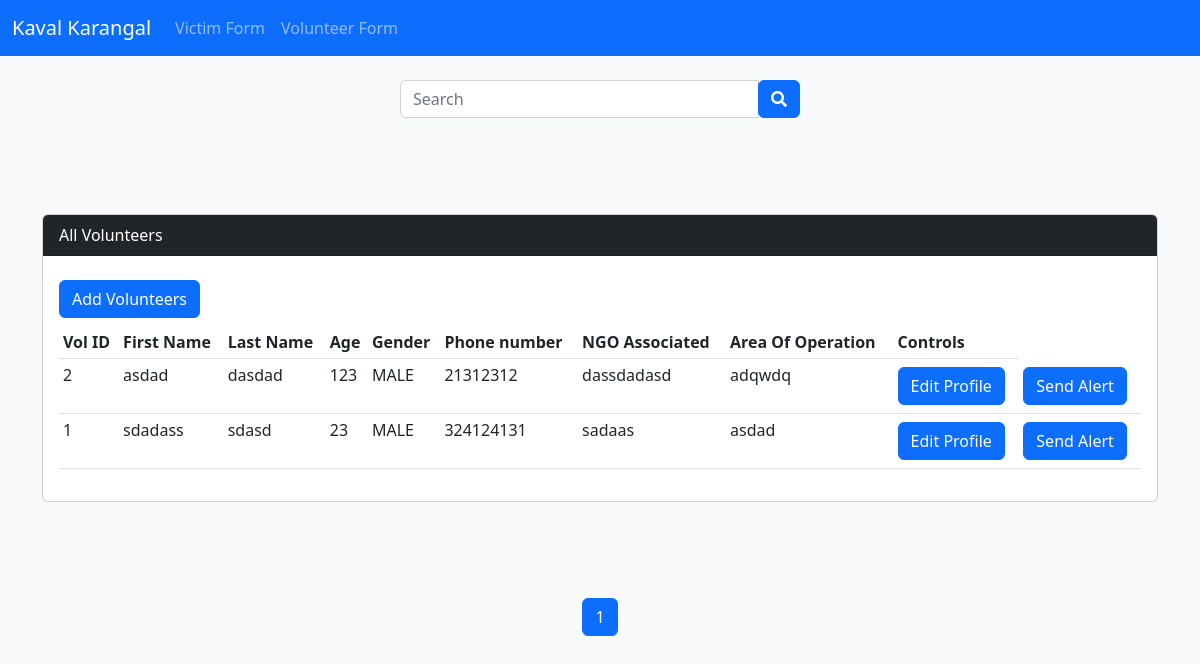
The app's page /volunteers/index/ with its own data.
### volunteers/models.py (models this page shows, shortened)
class volunteer_profiles(models.Model):
    GENDER_LISTS=(
        ('MALE','MALE'),
        ('FEMALE','FEMALE'),
        ('OTHER','OTHER')
    )
    id = models.CharField(max_length=22, primary_key=True, default=shortuuid.uuid, editable=False)
    first_name = models.CharField(max_length=50)
    last_name = models.CharField(max_length=50)
    age = models.IntegerField()
    gender = models.CharField(max_length=20,choices=GENDER_LISTS)
    phone_number = models.IntegerField(default=0)
    ngo_association = models.CharField(max_length=100)
    area_of_operation = models.CharField(max_length=100)
    class Meta:
        verbose_name = "Volunteer Profile"

### volunteers/views.py (the view, shortened to what this page needs)
# urls.py: path("index", index, name="index"),
def index(request):
    chk = request.GET.get('search')
    volunteers = volunteer_profiles.objects.all().order_by('-id')
    q = Paginator(volunteer_profiles.objects.all(),10)
    page = request.GET.get('page')
    vols = q.get_page(page)
    return render(request,"volunteers/index.html",{"volunteers":volunteers,'vols':vols})

### volunteers/templates/volunteers/index.html (shortened to what this page needs)
{% extends "layout/base.html" %}
{% block content %}
<br>
<div class="container d-flex justify-content-center">
	<div>
        <form action="/volunteers/index/" method="GET">
		<div class="input-group mb-5" style="width: 400px;" >
			<input type="text" class="form-control" placeholder="Search" name="search">
		    <div class="input-group-append"><button class="btn btn-primary"><i class="fas fa-search"></i></button></div>
	    </div>
        </form>
    </div>
</div>
<div class="container my-5">
    <div class="card">
        <div class="card-header bg-dark text-white ">All Volunteers </div>
        <div class="card-body">
            <a class="btn btn-primary my-2" href="{% url 'volunteers:add' %}">Add Volunteers</a>
            <table class="table table-hover table-sm">
                <thead>
                    <tr>
                        <th>Vol ID</th>
                        <th>First Name</th>
                        <th>Last Name</th>
                        <th>Age</th>
                        <th>Gender</th>
                        <th>Phone number</th>
                        <th>NGO Associated</th>
                        <th>Area Of Operation</th>
                        <th>Controls</th>
                    </tr>
                </thead>
                <tbody>
                    {% for volunteer in volunteers %}
                    <tr>
                        <td>{{volunteer.id}}</td>
                        <td>{{volunteer.first_name}}</td>
                        <td>{{volunteer.last_name}}</td>
                        <td>{{volunteer.age}}</td>
                        <td>{{volunteer.gender}}</td>
                        <td>{{volunteer.phone_number}}</td>
                        <td>{{volunteer.ngo_association }}</td>
                        <td>{{volunteer.area_of_operation }}</td>
                        <td> <a class="btn btn-primary my-1" href="{% url 'volunteers:update_view' volunteer.id %}">Edit Profile</a></td>
                        <td> <a class="btn btn-primary my-1" href="{% url 'volunteers:add' %}">Send Alert</a></td>
                    </tr>
                    {% endfor %}
                </tbody>
            </table>
        </div>
        </div>
    </div>
<br/></br/>
<nav aria-label="Page navigation example">
    <ul class="pagination justify-content-center">
{% for i in vols.paginator.page_range %}
{% if vols.number == i %}
<li class="page-item active"><span class="page-link">{{ i }}</span class="sr-only"></li>
{% elif i > vols.number|add:'-2' and i < vols.number|add:'2' %}
<li class="page-item"><a href="/volunteers/index?page={{ i }}" class="page-link">{{ i }}</a></li>
{% endif %}
{% endfor %}
</ul>
</nav>
{% endblock %}

### records on screen
volunteer_profiles: id "2", first_name "asdad", last_name "dasdad", age "123", gender "MALE", phone_number "21312312", ngo_association "dassdadasd", area_of_operation "adqwdq"
volunteer_profiles: id "1", first_name "sdadass", last_name "sdasd", age "23", gender "MALE", phone_number "324124131", ngo_association "sadaas", area_of_operation "asdad"

### other values on screen
{{ i }} "1"
